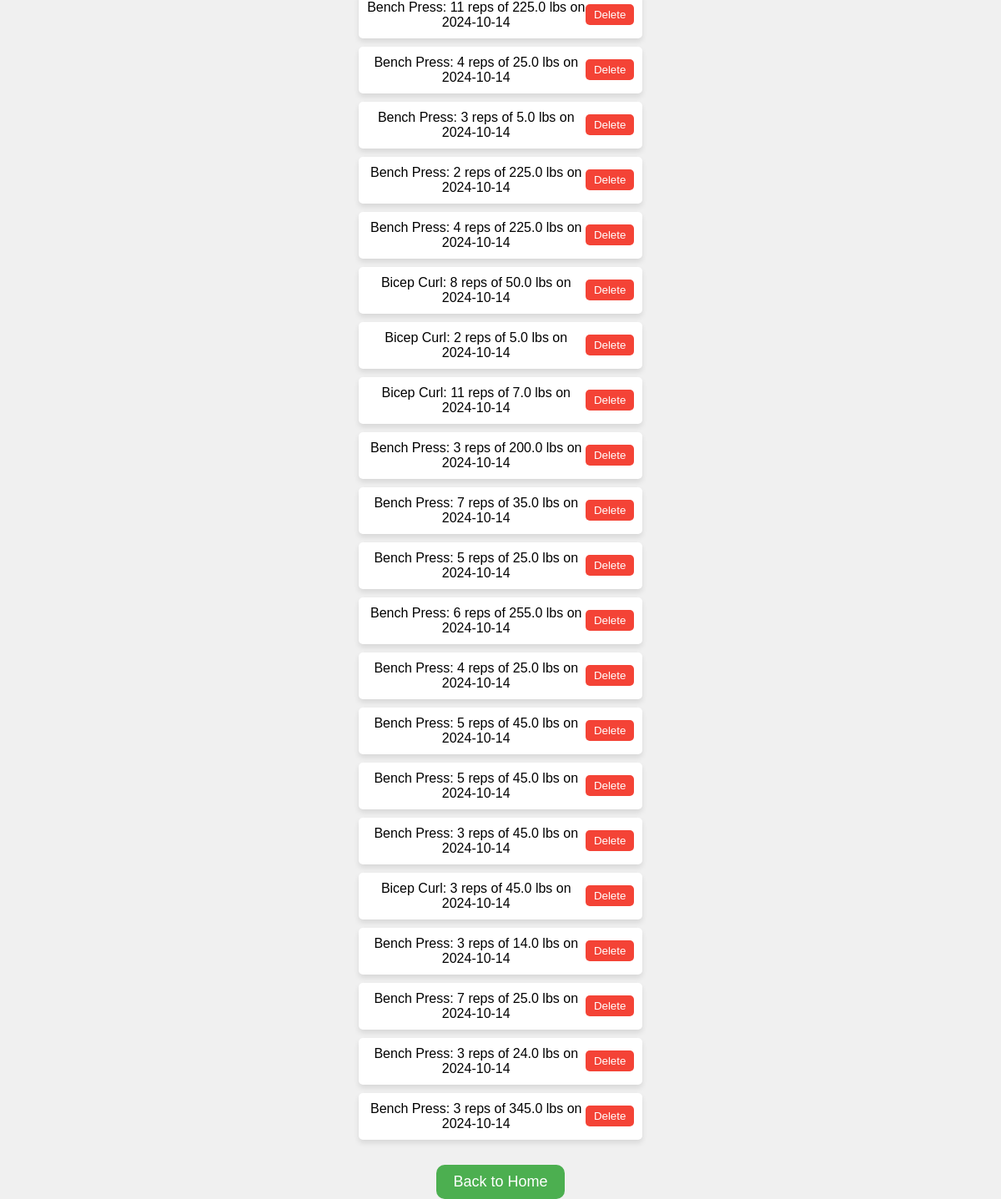
Screenshot of /views/my_exercises (signed in) with the database file from the repository.
### views.py (models this page shows, shortened)
class ExerciseData(db.Model):
    id = db.Column(db.Integer, primary_key=True)
    exercise = db.Column(db.String(100), nullable=False)
    reps = db.Column(db.Integer, nullable=False)
    weight = db.Column(db.Float, nullable=False)
    user_id = db.Column(db.Integer, db.ForeignKey('user.id'), nullable=False)
    date_performed = db.Column(db.DateTime, default=datetime.utcnow)

### views.py (the view)
@views.route('/my_exercises')
@login_required
def my_exercises():
    user_exercises = ExerciseData.query.filter_by(user_id=current_user.id).all()
    return render_template('my_exercises.html', exercises=user_exercises)

### views.py (called while the page is built)
@login_manager.user_loader
def load_user(user_id):
    return User.query.get(int(user_id))

### templates/my_exercises.html (shortened to what this page needs)
<!DOCTYPE html>
<html lang="en">
<head>
</head>
<body>
    <div class="container">
        {% for exercise in exercises %}
        <div class="exercise-item">
            <p>{{ exercise.exercise }}: {{ exercise.reps }} reps of {{ exercise.weight }} lbs on {{ exercise.date_performed.strftime('%Y-%m-%d') }}</p>
            <form action="{{ url_for('views.delete_exercise', exercise_id=exercise.id) }}" method="POST" style="margin: 0;">
                <button type="submit" class="delete-button">Delete</button>
            </form>
        </div>
        {% else %}
        <p>No exercise history found.</p>
        {% endfor %}
        <a href="{{ url_for('views.home') }}" class="back-button">Back to Home</a>
    </div>
</body>
</html>

### templates/my_exercises.html (style rules this page uses)
body, html { height: 100%; margin: 0; font-family: Arial, sans-serif; display: flex; justify-content: center; align-items: center; background-color: #f0f0f0; }
.container { width: 80%; max-width: 800px; text-align: center; }
.exercise-item { display: flex; justify-content: space-between; align-items: center; background-color: #fff; padding: 10px; border-radius: 5px; margin-bottom: 10px; box-shadow: 0px 4px 6px rgba(0, 0, 0, 0.1); }
.exercise-item p { margin: 0; }
.delete-button { background-color: #f44336; color: white; padding: 5px 10px; border: none; border-radius: 5px; cursor: pointer; }
.back-button { display: inline-block; margin-top: 20px; padding: 10px 20px; font-size: 18px; background-color: #4CAF50; color: white; text-align: center; text-decoration: none; border-radius: 10px; }

### rows the page displays
ExerciseData: exercise "Bench Press", reps "11", weight "225.0", date_performed "2024-10-14"
ExerciseData: exercise "Bench Press", reps "4", weight "25.0", date_performed "2024-10-14"
ExerciseData: exercise "Bench Press", reps "3", weight "5.0", date_performed "2024-10-14"
ExerciseData: exercise "Bench Press", reps "2", weight "225.0", date_performed "2024-10-14"
ExerciseData: exercise "Bench Press", reps "4", weight "225.0", date_performed "2024-10-14"
ExerciseData: exercise "Bicep Curl", reps "8", weight "50.0", date_performed "2024-10-14"
ExerciseData: exercise "Bicep Curl", reps "2", weight "5.0", date_performed "2024-10-14"
ExerciseData: exercise "Bicep Curl", reps "11", weight "7.0", date_performed "2024-10-14"
ExerciseData: exercise "Bench Press", reps "3", weight "200.0", date_performed "2024-10-14"
ExerciseData: exercise "Bench Press", reps "7", weight "35.0", date_performed "2024-10-14"
ExerciseData: exercise "Bench Press", reps "5", weight "25.0", date_performed "2024-10-14"
ExerciseData: exercise "Bench Press", reps "6", weight "255.0", date_performed "2024-10-14"
ExerciseData: exercise "Bench Press", reps "4", weight "25.0", date_performed "2024-10-14"
ExerciseData: exercise "Bench Press", reps "5", weight "45.0", date_performed "2024-10-14"
ExerciseData: exercise "Bench Press", reps "5", weight "45.0", date_performed "2024-10-14"
ExerciseData: exercise "Bench Press", reps "3", weight "45.0", date_performed "2024-10-14"
ExerciseData: exercise "Bicep Curl", reps "3", weight "45.0", date_performed "2024-10-14"
ExerciseData: exercise "Bench Press", reps "3", weight "14.0", date_performed "2024-10-14"
ExerciseData: exercise "Bench Press", reps "7", weight "25.0", date_performed "2024-10-14"
ExerciseData: exercise "Bench Press", reps "3", weight "24.0", date_performed "2024-10-14"
ExerciseData: exercise "Bench Press", reps "3", weight "345.0", date_performed "2024-10-14"
